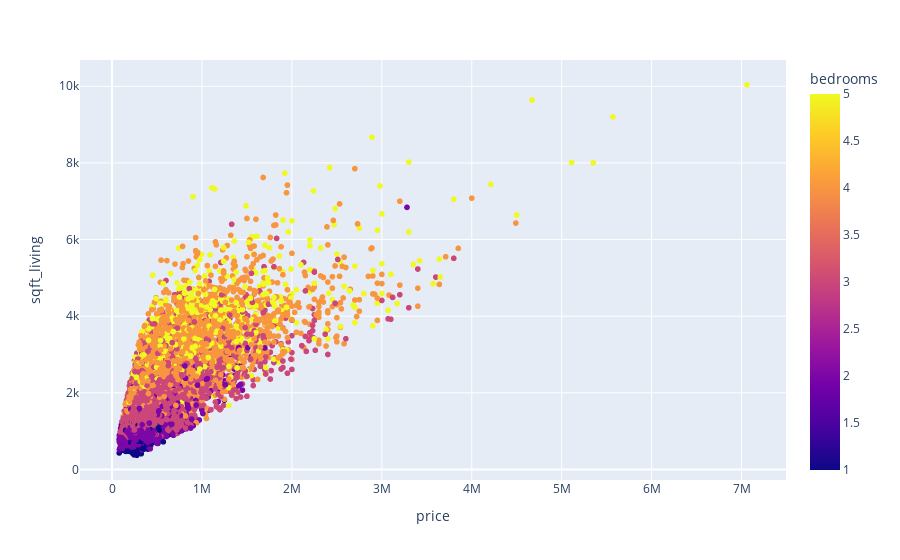

The cell this chart's notebook holds for it:
### Code cell
# make scatterplot with cutoff at 5 and show correlation:
fig = px.scatter(df.query('bedrooms < 6'), x='price', y='sqft_living', color='bedrooms', hover_data=['bedrooms'])
fig.show()

### Figure 1 — Plotly figure (JSON) as saved in the notebook; plotly's stock layout.template omitted (floating-point values rounded to 4 significant figures; data arrays with more than 128 entries replaced by an {"elided": "..."} marker saying what was removed)
{"data": [{"customdata": {"elided": "21263x1 int values"}, "hovertemplate": "price=%{x}<br>sqft_living=%{y}<br>bedrooms=%{marker.color}<extra></extra>", "legendgroup": "", "marker": {"color": {"elided": "21263 int values"}, "coloraxis": "coloraxis", "symbol": "circle"}, "mode": "markers", "name": "", "showlegend": false, "type": "scattergl", "x": {"elided": "21263 int values"}, "xaxis": "x", "y": {"elided": "21263 int values"}, "yaxis": "y"}], "layout": {"coloraxis": {"colorbar": {"title": {"text": "bedrooms"}}, "colorscale": [[0, "#0d0887"], [0.1111, "#46039f"], [0.2222, "#7201a8"], [0.3333, "#9c179e"], [0.4444, "#bd3786"], [0.5556, "#d8576b"], [0.6667, "#ed7953"], [0.7778, "#fb9f3a"], [0.8889, "#fdca26"], [1, "#f0f921"]]}, "legend": {"tracegroupgap": 0}, "margin": {"t": 60}, "xaxis": {"anchor": "y", "domain": [0, 1], "title": {"text": "price"}}, "yaxis": {"anchor": "x", "domain": [0, 1], "title": {"text": "sqft_living"}}}}
